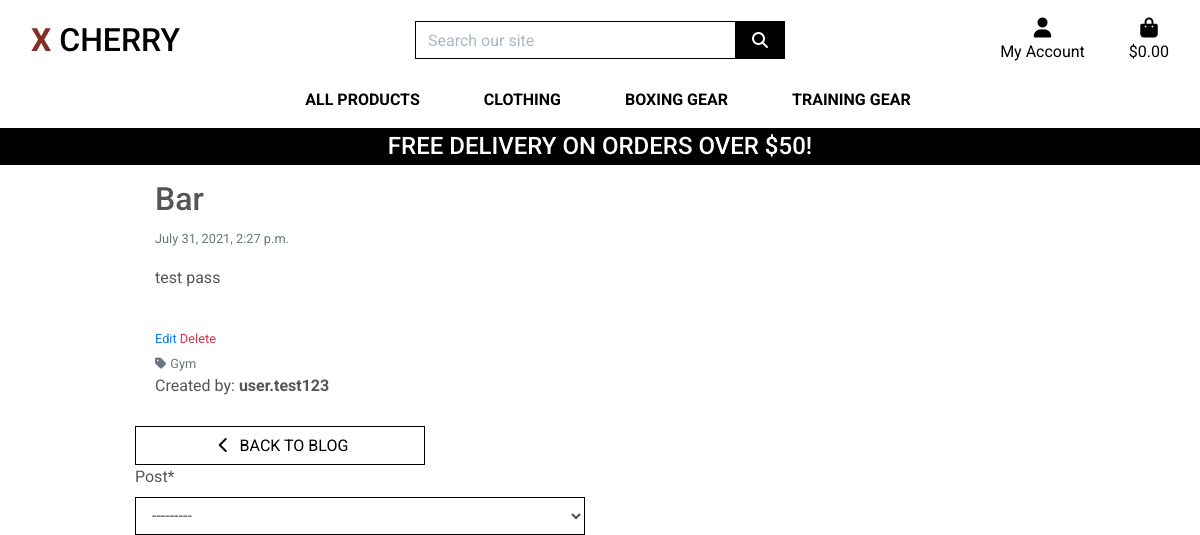
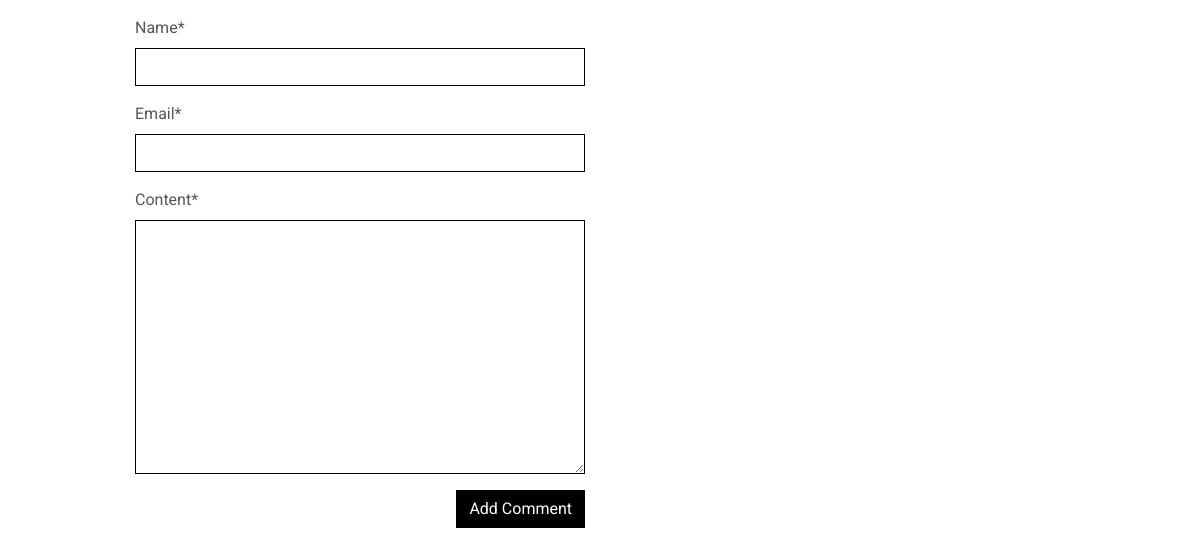
Page /blog/11/ (signed in) on the earlier database version (2 pictures, top to bottom).
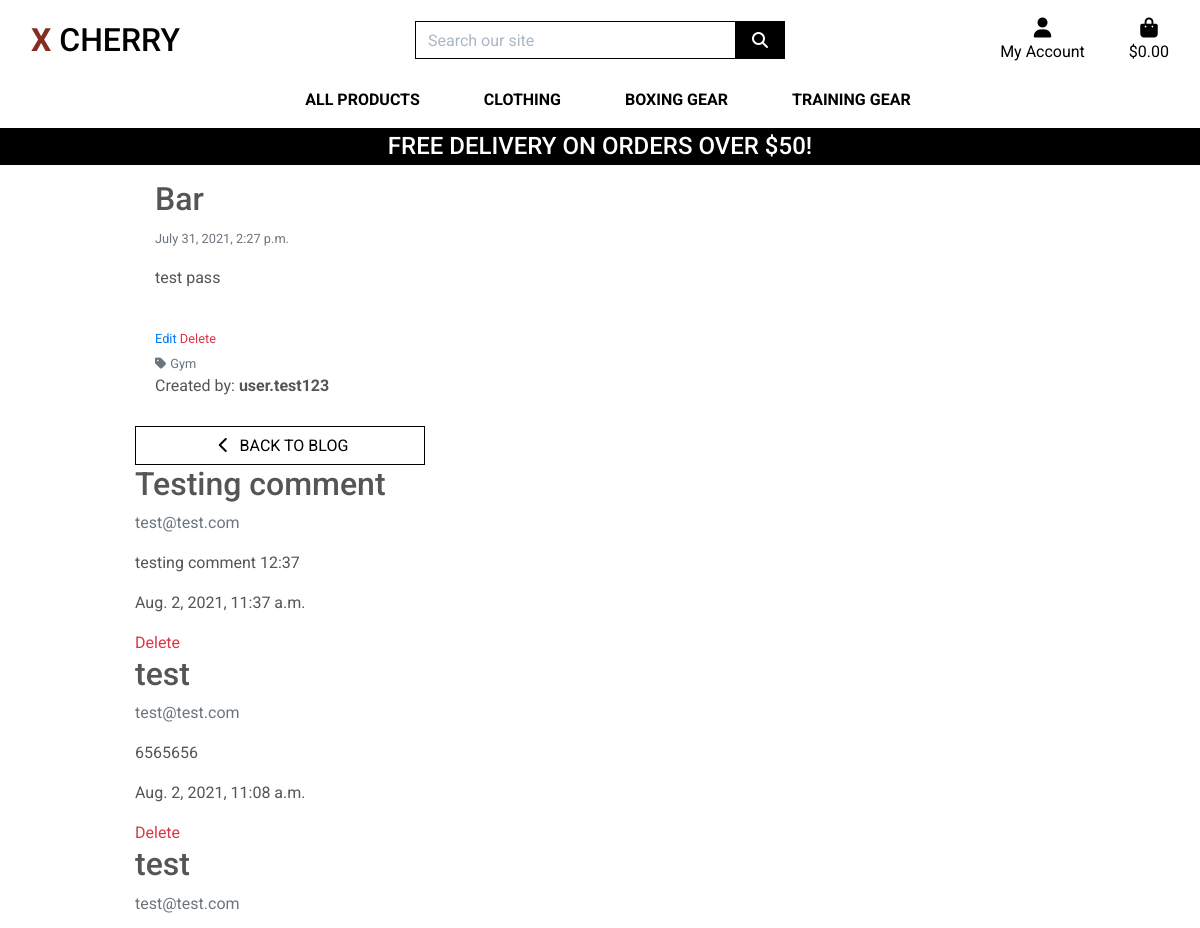
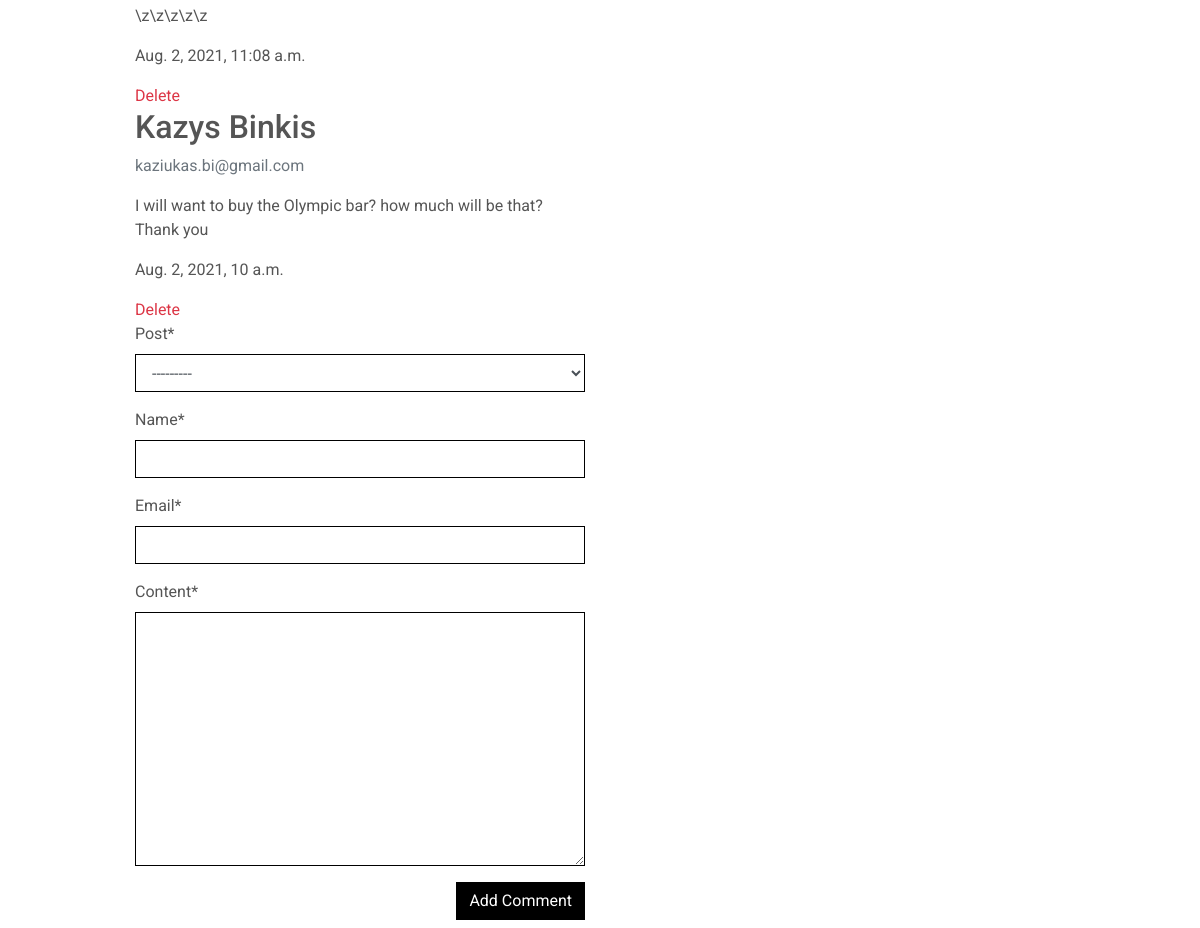
Same page on the later database version (2 pictures, top to bottom).
### blog/models.py (models this page shows, shortened)
class Post(models.Model):
    category = models.ForeignKey('Category', null=True, blank=False, on_delete=models.SET_NULL)
    title = models.CharField(max_length=254, null=True, blank=False)
    content = models.TextField()
    date = models.DateTimeField(auto_now=True)
    created_by = models.CharField(max_length=25, null=True, blank=False)
    class Meta:
        ordering = ['-date']
    def __str__(self):
        return self.title

class Category(models.Model):
    class Meta:
        verbose_name_plural = 'Categories'
    name = models.CharField(max_length=254)
    friendly_name = models.CharField(max_length=254, null=True, blank=True)
    def __str__(self):
        return self.name

class BlogPostComment(models.Model):
    post = models.ForeignKey(Post, on_delete=models.CASCADE, related_name='comments')
    name = models.CharField(max_length=80)
    email = models.EmailField()
    content = models.TextField()
    date = models.DateTimeField(auto_now=True)
    class Meta:
        ordering = ['-date']

### blog/views.py (the view)
# urls.py: path('<int:post_id>/', views.blog_post_detail, name='blog_post_detail'),
@login_required
def blog_post_detail(request, post_id):
    global post
    post = get_object_or_404(Post, pk=post_id)
    form = BlogPostCommentForm()
    comments = BlogPostComment.objects.filter(post=post)
    template = 'blog/blog-post-detail.html'
    context = {
        'post': post,
        'form': form,
        'comments': comments,
        'template': template,
    }
    return render(request, template, context)

### blog/forms.py
class BlogPostCommentForm(forms.ModelForm):
    class Meta:
        model = BlogPostComment
        fields = '__all__'
    def __init__(self, *args, **kwargs):
        super().__init__(*args, **kwargs)
        for field_name, field in self.fields.items():
            field.widget.attrs['class'] = 'border-black rounded-0'

### bag/contexts.py (called while the page is built, shortened)
def bag_contents(request):
    bag_items = []
    total = 0
    product_count = 0
    bag = request.session.get('bag', {})
    if total < settings.FREE_DELIVERY_THRESHOLD:
        delivery = total * Decimal(settings.STANDARD_DELIVERY_PERCENTAGE/100)
        free_delivery_delta = settings.FREE_DELIVERY_THRESHOLD - total
    else:
        delivery = 0
        free_delivery_delta = 0
    grand_total = delivery + total
    context = {
        'bag_items': bag_items,
        'total': total,
        'product_count': product_count,
        'delivery': delivery,
        'free_delivery_delta': free_delivery_delta,
        'free_delivery_threshold': settings.FREE_DELIVERY_THRESHOLD,
        'grand_total': grand_total,
    }
    return context

### blog/templates/blog/blog-post-detail.html (shortened to what this page needs)
{% extends "base.html" %}
{% load static %}
{% block content %}
    <div class="overlay"></div>
    <div class="container post-detail-container">
        <div class="row">
            <div class="col-12 col-lg-6 col-xl-4">
                <div class="card h-100 border-0">
                    <div class="card-body">
                        <div class="row">
                            <div class="col-12">
                                <h2>{{ post.title }}</h2>
                                <p><small class="text-muted">{{ post.date }}</small></p>
                            </div>
                        </div>
                        <div class="row">
                            <div class="col-12">
                                <p>{{ post.content }}</p>
                            </div>
                        </div>
                    </div>
                    <div class="card-footer bg-white pt-0 border-0 text-left">
                        {% if request.user.is_superuser %}
                            <small class="">
                                <a href="{% url 'edit_blog_post' post.id %}">Edit</a>
                                <a class="text-danger" href="{% url 'delete_blog_post' post.id %}">Delete</a>
                            </small>
                        {% endif %}
                        {% if post.category %}
                            <p class="small mt-1 mb-0">
                                <a href="{% url 'posts' %}?category={{ post.category.name }}" class="text-muted">
                                    <i class="fas fa-tag mr-1"></i>{{ post.category.friendly_name }}
                                </a>
                            </p>
                        {% endif %}
                        <p>Created by: <strong>{{ post.created_by }}</strong></p>
                    </div>
                    <a href="{% url 'posts' %}" class="btn btn-outline-black rounded-0">
                        <span class="icon">
                            <i class="fas fa-chevron-left"></i>
                        </span>
                        <span class="text-uppercase">Back to Blog</span>
                    </a>
                </div>
            </div>
        </div>
        <div class="row">
            <div class="col-12 col-md-6">
                {% for comment in comments %}
                    <h2>{{ comment.name }}</h2>
                    <p class="text-muted">{{ comment.email }}</p>
                    <p>{{ comment.content }}</p>
                    <p>{{ comment.date }}</p>
                    <a class="text-danger" href="{% url 'delete_post_comment' comment.id %}">Delete</a>
                {% endfor %}
            </div>
        </div>
        <div class="row">
            <div class="col-12 col-md-6">
                <form method="POST" action="{% url 'add_post_comment' post.id %}" class="form mb-2" enctype="multipart/form-data">
                    {{ form | crispy }}
                    <div class="text-right">
                        <button class="btn btn-black rounded-0" type="submit">Add Comment</button>
                    </div>
                </form>
            </div>
        </div>
    </div>
{% endblock %}

### templates/base.html (shortened to what this page needs)
{% load static %}
<!doctype html>
<html lang="en">
<head>
    {% block corecss %}
    <link rel="stylesheet" href="https://stackpath.bootstrapcdn.com/bootstrap/4.4.1/css/bootstrap.min.css"
>
    <link rel="stylesheet" href="{% static 'css/base.css' %}">
    {% endblock %}
</head>
<body>
    <header class="container-fluid fixed-top">
        <div id="topnav" class="row bg-white pt-lg-2 d-none d-lg-flex">
            <div class="col-12 col-lg-4 my-auto py-1 py-lg-0 text-center text-lg-left">
                <a href="{% url 'home' %}" class="nav-link main-logo-link">
                    <h2 class="logo-font text-black my-0"><strong>X</strong> Cherry</h2>
                </a>
            </div>
            <div class="col-12 col-lg-4 my-auto py-1 py-lg-0">
                <form method="GET" action="{% url 'products' %}">
                    <div class="input-group w-100">
                        <input class="form-control border border-black rounded-0" type="text" name="q"
                            placeholder="Search our site">
                        <div class="input-group-append">
                            <button class="form-control btn btn-black border border-black rounded-0" type="submit">
                                <span class="icon">
                                    <i class="fas fa-search"></i>
                                </span>
                            </button>
                        </div>
                    </div>
                </form>
            </div>
            <div class="col-12 col-lg-4 my-auto py-1 py-lg-0">
                <ul class="list-inline list-unstyled text-center text-lg-right my-0">
                    <li class="list-inline-item dropdown">
                        <a class="text-black nav-link" href="#" id="user-options" data-toggle="dropdown"
                            aria-haspopup="true" aria-expanded="false">
                            <div class="text-center">
                                <div><i class="fas fa-user fa-lg"></i></div>
                                <p class="my-0">My Account</p>
                            </div>
                        </a>
                    </li>
                    <li class="list-inline-item">
                        <a class="{% if grand_total %}text-info font-weight-bold{% else %}text-black{% endif %} nav-link"
                            href="{% url 'view_bag' %}">
                            <div class="text-center">
                                <div><i class="fas fa-shopping-bag fa-lg"></i></div>
                                <p class="my-0">
                                    {% if grand_total %}
                                    ${{ grand_total|floatformat:2 }}
                                    {% else %}
                                    $0.00
                                    {% endif %}
                                </p>
                            </div>
                        </a>
                    </li>
                </ul>
            </div>
        </div>
        <div class="row bg-white">
            <nav class="navbar navbar-expand-lg navbar-light w-100">
                {% include 'includes/mobile-top-header.html' %}
                {% include 'includes/main-nav.html' %}
            </nav>
        </div>
         <div id="delivery-banner" class="row text-center">
            <div class="col bg-black text-white">
                <h4 class="logo-font my-1">Free delivery on orders over ${{ free_delivery_threshold }}!</h4>
            </div>
        </div>
    </header>
    {% block content %}
    {% endblock %}
</body>
</html>

### templates/includes/mobile-top-header.html (shortened to what this page needs)
<ul>
</ul>

### templates/includes/main-nav.html (shortened to what this page needs)
<div class="collapse navbar-collapse" id="main-nav">
    <ul class="navbar-nav w-auto mx-auto">
        <li class="nav-item dropdown">
            <a class="logo-font font-weight-bold nav-link text-black mr-5" href="#" id="all-products-link" data-toggle="dropdown"
                aria-haspopup="true" aria-expanded="false">
                All Products
            </a>
        </li>
         <li class="nav-item dropdown">
            <a class="logo-font font-weight-bold nav-link text-black mr-5" href="#" id="clothing-link" data-toggle="dropdown"
                aria-haspopup="true" aria-expanded="false">
                Clothing
            </a>
        </li>
        <li class="nav-item dropdown">
            <a class="logo-font font-weight-bold nav-link text-black mr-5" href="#" id="homeware-link" data-toggle="dropdown"
                aria-haspopup="true" aria-expanded="false">
                Boxing Gear
            </a>
        </li>
         <li class="nav-item dropdown">
            <a class="logo-font font-weight-bold nav-link text-black mr-5" href="#" id="specials-link" data-toggle="dropdown"
                aria-haspopup="true" aria-expanded="false">
                Training Gear
            </a>
        </li>
    </ul>
</div>

### static/css/base.css (style rules this page uses)
html { height: 100%; }
body { background: url('/media/homepage-hero-img.jpg') no-repeat center center fixed; background-size: cover; height: calc(100vh - 164px); color: #555; font-family: 'Roboto', sans-serif; }
.icon { align-items: center; display: inline-flex; justify-content: center; height: 1.5rem; width: 1.5rem; }
h2.logo-font strong { color: #842e23; }
.logo-font { text-transform: uppercase; }
.main-logo-link { width: fit-content; }
.btn-black { background: black; color: white; }
.btn-outline-black { background: white; color: black !important; border: 1px solid black; }
.text-black { color: #000 !important; }
.border-black { border: 1px solid black !important; }
.bg-black { background: #000 !important; }
input[name='q']::placeholder { color: #aab7c4; }
.overlay { height: 100%; width: 100%; top: 0; left: 0; position: fixed; background: white; z-index: -1; }
.post-detail-container { margin-top: 160px; }
@media (min-width: 1200px) { .container { max-width: 80%; } }

Differences in the rows shown:
added BlogPostComment: name "Testing comment", email "test@test.com", content "testing comment 12:37", date "Aug. 2, 2021, 11:37 a.m."
added BlogPostComment: name "test", email "test@test.com", content "6565656", date "Aug. 2, 2021, 11:08 a.m."
added BlogPostComment: name "test", email "test@test.com", content "\\z\\z\\z\\z\\z", date "Aug. 2, 2021, 11:08 a.m."
added BlogPostComment: name "Kazys Binkis", email "kaziukas.bi@gmail.com", content "I will want to buy the Olympic bar? how much will be that? Thank you", date "Aug. 2, 2021, 10 a.m."
